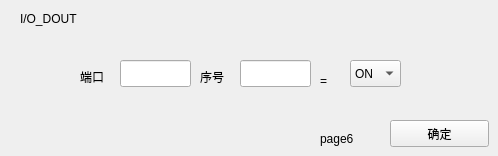
   <widget class="QWidget" name="page_7">
    <widget class="QLabel" name="label_11">
     <property name="geometry">
      <rect>
       <x>20</x>
       <y>10</y>
       <width>67</width>
       <height>17</height>
      </rect>
     </property>
     <property name="text">
      <string>I/O_DOUT</string>
     </property>
    </widget>
    <widget class="QLineEdit" name="io_dout_address_lineEdit">
     <property name="geometry">
      <rect>
       <x>120</x>
       <y>60</y>
       <width>71</width>
       <height>27</height>
      </rect>
     </property>
    </widget>
    <widget class="QComboBox" name="io_dout_value_comboBox">
     <property name="geometry">
      <rect>
       <x>350</x>
       <y>60</y>
       <width>51</width>
       <height>27</height>
      </rect>
     </property>
     <item>
      <property name="text">
       <string>ON</string>
      </property>
     </item>
     <item>
      <property name="text">
       <string>OFF</string>
      </property>
     </item>
    </widget>
    <widget class="QPushButton" name="io_dout_ensure_pushButton">
     <property name="geometry">
      <rect>
       <x>390</x>
       <y>120</y>
       <width>99</width>
       <height>27</height>
      </rect>
     </property>
     <property name="text">
      <string>确定</string>
     </property>
    </widget>
    <widget class="QLabel" name="label_15">
     <property name="geometry">
      <rect>
       <x>320</x>
       <y>130</y>
       <width>67</width>
       <height>17</height>
      </rect>
     </property>
     <property name="text">
      <string>page6</string>
     </property>
    </widget>
    <widget class="QLabel" name="label_32">
     <property name="geometry">
      <rect>
       <x>80</x>
       <y>66</y>
       <width>41</width>
       <height>21</height>
      </rect>
     </property>
     <property name="text">
      <string>端口</string>
     </property>
    </widget>
    <widget class="QLabel" name="label_34">
     <property name="geometry">
      <rect>
       <x>320</x>
       <y>70</y>
       <width>31</width>
       <height>21</height>
      </rect>
     </property>
     <property name="text">
      <string>=</string>
     </property>
    </widget>
    <widget class="QLabel" name="label_36">
     <property name="geometry">
      <rect>
       <x>200</x>
       <y>66</y>
       <width>41</width>
       <height>21</height>
      </rect>
     </property>
     <property name="text">
      <string>序号</string>
     </property>
    </widget>
    <widget class="QLineEdit" name="lineEdit_4">
     <property name="geometry">
      <rect>
       <x>240</x>
       <y>60</y>
       <width>71</width>
       <height>27</height>
      </rect>
     </property>
    </widget>
   </widget>
